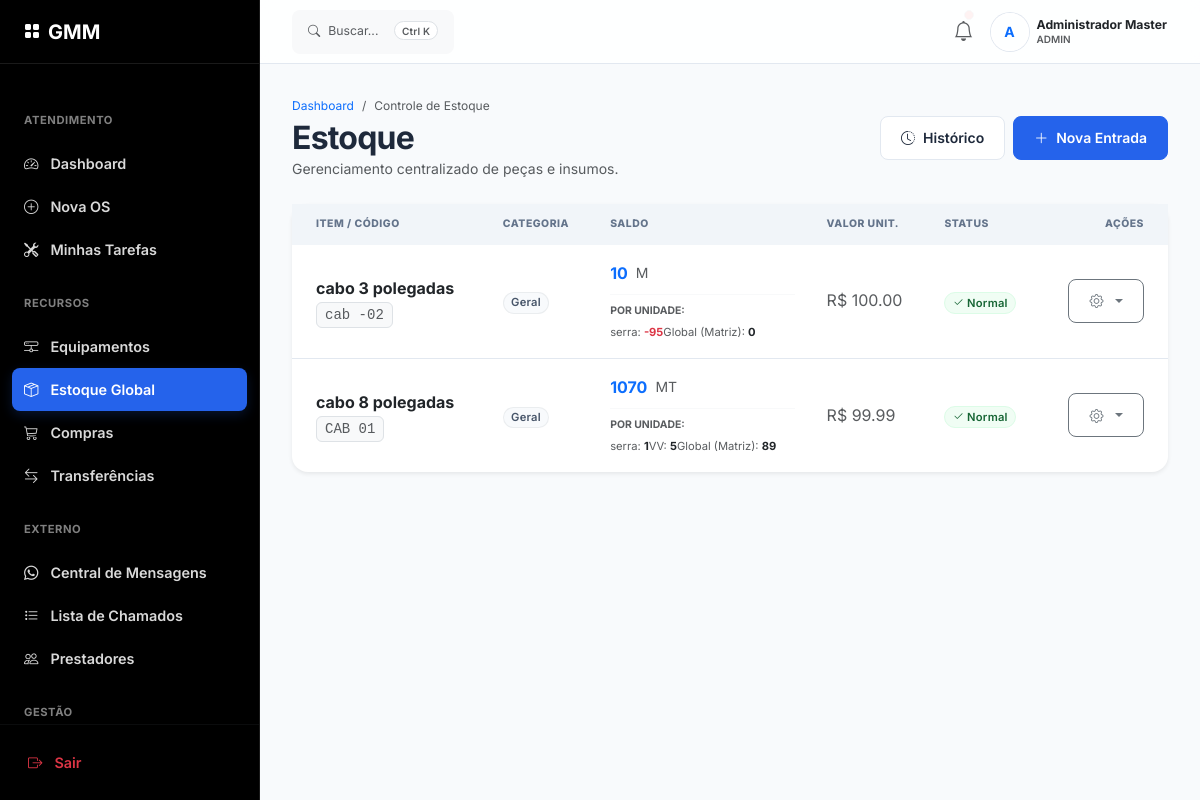
The page /os/estoque/painel (signed in) on the database as committed earlier.
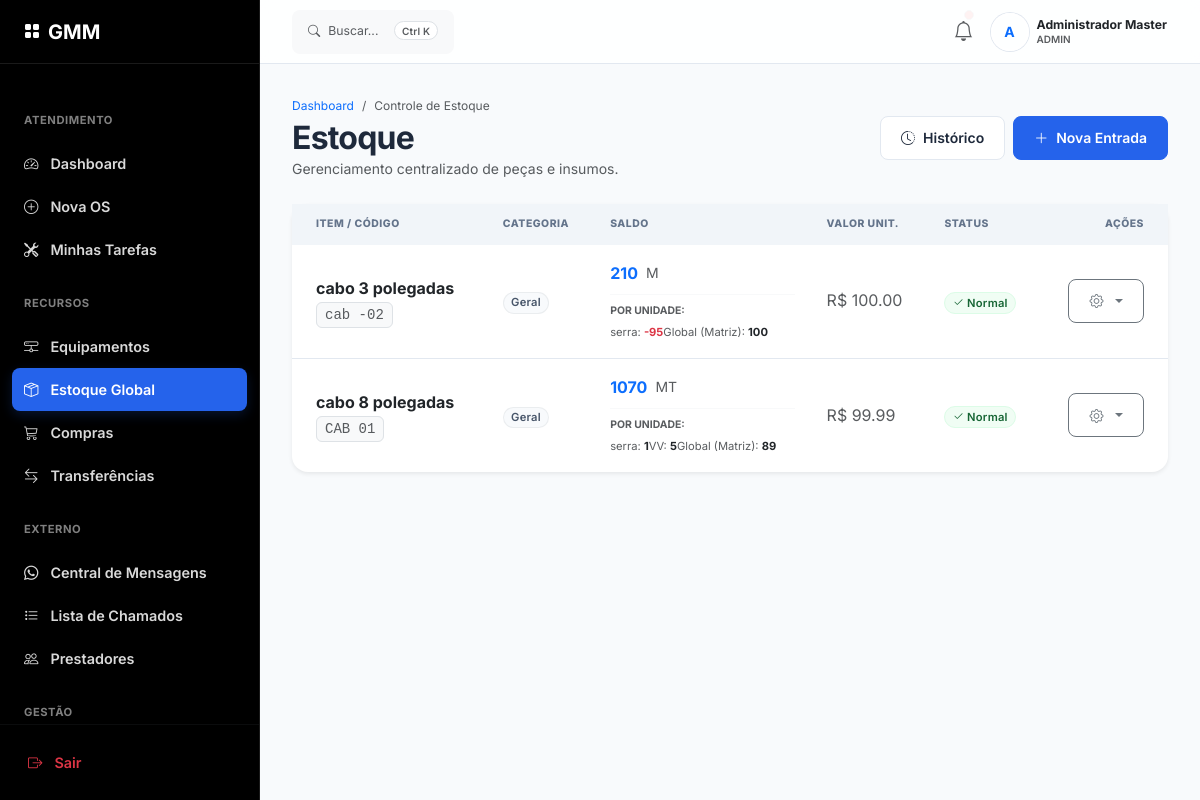
The same page on the database as committed later.
### app/models/estoque_models.py (models this page shows)
class Estoque(db.Model):
    __tablename__ = 'estoque'
    id = db.Column(db.Integer, primary_key=True)
    codigo = db.Column(db.String(20), unique=True, nullable=False)
    nome = db.Column(db.String(150), nullable=False)
    categoria_id = db.Column(db.Integer, db.ForeignKey('categorias_estoque.id'))
    unidade_medida = db.Column(db.String(5), nullable=False)
    quantidade_atual = db.Column(db.Numeric(10, 3), nullable=False, default=0)
    quantidade_minima = db.Column(db.Numeric(10, 3), nullable=False, default=5)
    valor_unitario = db.Column(db.Numeric(10, 2), nullable=True)
    localizacao = db.Column(db.String(100), nullable=True)
    unidade_id = db.Column(db.Integer, db.ForeignKey('unidades.id'), nullable=True)
    updated_at = db.Column(db.DateTime, default=datetime.utcnow, onupdate=datetime.utcnow)
    categoria = db.relationship('CategoriaEstoque', backref='itens')
    unidade = db.relationship('Unidade', backref='estoque_itens')

class EstoqueSaldo(db.Model):
    __tablename__ = 'estoque_saldo'
    id = db.Column(db.Integer, primary_key=True)
    estoque_id = db.Column(db.Integer, db.ForeignKey('estoque.id'), nullable=False)
    unidade_id = db.Column(db.Integer, db.ForeignKey('unidades.id'), nullable=False)
    quantidade = db.Column(db.Numeric(10, 3), nullable=False, default=0)
    localizacao = db.Column(db.String(100), nullable=True) # Prateleira X, Gaveta Y
    peca = db.relationship('Estoque', backref='saldos')
    unidade = db.relationship('Unidade', backref='estoque_saldos')
    __table_args__ = (
        db.UniqueConstraint('estoque_id', 'unidade_id', name='uq_estoque_unidade'),
    )

### app/models/models.py (models this page shows)
class Unidade(db.Model):
    __tablename__ = 'unidades'
    id = db.Column(db.Integer, primary_key=True)
    nome = db.Column(db.String(100), unique=True, nullable=False)
    endereco = db.Column(db.String(255), nullable=True)
    razao_social = db.Column(db.String(150), nullable=True)
    cnpj = db.Column(db.String(20), nullable=True)
    telefone = db.Column(db.String(20), nullable=True)
    faixa_ip_permitida = db.Column(db.String(255), nullable=False)
    ssid_wifi = db.Column(db.String(50), nullable=True) # [Novo PRD 3.1.1]
    ativa = db.Column(db.Boolean, default=True)
    created_at = db.Column(db.DateTime, default=datetime.utcnow)
    registros = db.relationship('RegistroPonto', backref='unidade', lazy=True)

### app/routes/os.py (the view)
@bp.route('/estoque/painel')
@login_required
def painel_estoque():
    itens = Estoque.query.order_by(Estoque.nome).all()
    unidades = Unidade.query.order_by(Unidade.nome).all()
    return render_template('estoque.html', estoque=itens, unidades=unidades)

### app/templates/estoque.html (shortened to what the changed rows need)
{% extends "base.html" %}
{% block content %}
<div class="mb-4 d-flex flex-column flex-md-row justify-content-between align-items-md-center gap-3">
    <div>
        <h2 class="mb-0 fw-bold">Estoque</h2>
    </div>
</div>
<div class="card border-0 shadow-sm">
    <div class="card-body p-0">
        <div class="table-responsive">
            <table class="table table-hover table-responsive-stack mb-0 align-middle">
                <thead class="bg-light">
                    <tr>
                        <th class="ps-4">Item / Código</th>
                        <th>Categoria</th>
                        <th>Saldo</th>
                        <th>Valor Unit.</th>
                        <th>Status</th>
                        <th class="text-end pe-4">Ações</th>
                    </tr>
                </thead>
                <tbody>
                    {% for item in estoque %}
                    <tr
                        class="{% if item.quantidade_atual <= item.quantidade_minima %}table-danger bg-opacity-10{% endif %}">
                        <td class="ps-4" data-label="Item">
                            <div class="fw-bold text-dark">{{ item.nome }}</div>
                            <small class="text-muted font-monospace bg-light px-2 py-1 rounded border">{{ item.codigo
                                }}</small>
                        </td>
                        <td data-label="Categoria">
                            <span
                                class="badge bg-secondary bg-opacity-10 text-secondary border border-secondary border-opacity-10">
                                {{ item.categoria.nome if item.categoria else 'Geral' }}
                            </span>
                        </td>
                        <td data-label="Saldo">
                            <div class="d-flex align-items-center gap-2">
                                <span class="fw-bold fs-6 text-primary">{{ "{:g}".format(item.quantidade_atual|float)
                                    }}</span>
                                <span class="text-muted small">{{ item.unidade_medida }}</span>
                            </div>
                            {% if item.saldos %}
                            <div class="mt-2 pt-2 border-top border-light">
                                <div class="small fw-bold text-muted mb-1"
                                    style="font-size: 0.65rem; text-transform: uppercase;">Por Unidade:</div>
                                <ul class="list-unstyled mb-0 d-flex flex-wrap gap-x-3 gap-y-1"
                                    style="font-size: 0.7rem;">
                                    {% for s in item.saldos %}
                                    <li class="text-nowrap">
                                        <span class="text-muted">{{ s.unidade.nome }}:</span>
                                        <span class="fw-bold {{ 'text-danger' if s.quantidade < 0 else 'text-dark' }}">
                                            {{ "{:g}".format(s.quantidade|float) }}
                                        </span>
                                    </li>
                                    {% endfor %}
                                </ul>
                            </div>
                            {% endif %}
                        </td>
                        <td data-label="Valor Unit.">
                            <span class="text-muted">R$ {{ "{:.2f}".format(item.valor_unitario or 0) }}</span>
                        </td>
                        <td data-label="Status">
                            {% if item.quantidade_atual <= item.quantidade_minima %} <div
                                class="d-flex align-items-center gap-2">
                                <span class="badge bg-danger text-white shadow-sm shimmer">BAIXO</span>
                                <button class="btn btn-xs btn-danger btn-sm-custom ms-2 fade-in"
                                    onclick="solicitarCompraItem('{{ item.id }}', '{{ item.nome }}', '{{ item.quantidade_minima }}')">
                                    🛒 Comprar
                                </button>
        </div>
        {% else %}
        <span class="badge bg-success bg-opacity-10 text-success">
            <i class="bi bi-check2"></i> Normal
        </span>
        {% endif %}
        </td>
        <td class="text-end pe-4" data-label="Ações">
            <div class="dropdown d-inline-block">
                <button class="btn btn-sm btn-outline-secondary dropdown-toggle" type="button"
                    data-bs-toggle="dropdown">
                    <i class="bi bi-gear"></i>
                </button>
            </div>
        </td>
        </tr>
        {% endfor %}
        </tbody>
        </table>
    </div>
</div>
</div>
{% endblock %}

Rows that differ between the two databases and show on the page:
changed Estoque "cabo 3 polegadas": quantidade_atual "10" → "210"
changed EstoqueSaldo (number 2 of 5 on the later page): quantidade "0" → "100"
